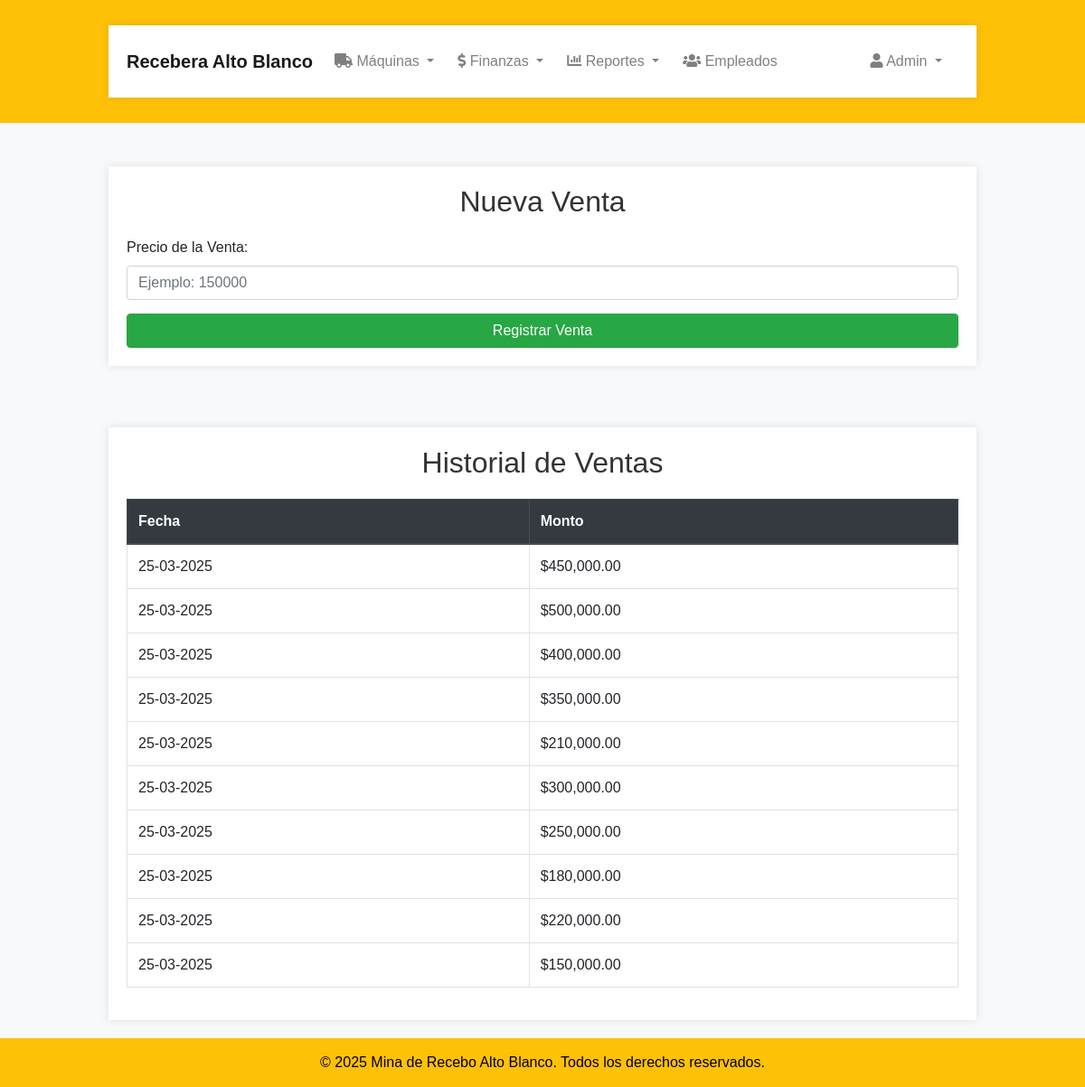
Screenshot of /nueva_venta.php (signed in) with the database file from the repository.
### tables this page shows
CREATE TABLE `ingresos` (
  `id` int(11) NOT NULL,
  `monto` decimal(10,2) NOT NULL,
  `fecha` timestamp NOT NULL DEFAULT current_timestamp()
);

### nueva_venta.php (the view, shortened to what this page needs)
<?php
$config = include 'config.php';
try {
    $conexion = new PDO(
        'mysql:host=' . $config['db']['host'] . ';dbname=' . $config['db']['dbname'],
        $config['db']['user'],
        $config['db']['pass'],
        $config['db']['options']
    );
    $stmt = $conexion->query("SELECT * FROM ingresos ORDER BY fecha DESC");
    $ingresos = $stmt->fetchAll();
} catch (PDOException $error) {
    echo "Error: " . $error->getMessage();
}
?>
<?php include 'templates/header.php'; ?>
<div class="container mt-5">
    <h2 class="text-center">Nueva Venta</h2>
    <form action="procesar_venta.php" method="POST">
        <div class="form-group">
            <label for="monto">Precio de la Venta:</label>
            <input type="number" step="0.01" name="monto" class="form-control" placeholder="Ejemplo: 150000" required>
        </div>
        <button type="submit" class="btn btn-success btn-block">Registrar Venta</button>
    </form>
</div>
<div class="container mt-5">
    <h2 class="text-center">Historial de Ventas</h2>
    <table class="table table-bordered">
        <thead class="thead-dark">
            <tr>
                <th>Fecha</th>
                <th>Monto</th>
            </tr>
        </thead>
        <tbody>
            <?php foreach ($ingresos as $ingreso): ?>
                <tr>
                    <td><?php echo date("d-m-Y", strtotime($ingreso['fecha'])); ?></td>
                    <td>$<?php echo number_format($ingreso['monto'], 2); ?></td>
                </tr>
            <?php endforeach; ?>
        </tbody>
    </table>
</div>
<?php include 'templates/footer.php'; ?>

### css/style.css (style rules this page uses)
body { font-family: Arial, sans-serif; background-color: #f8f9fa; margin: 0; padding: 0; }
.container { margin: 20px auto; max-width: 960px; padding: 20px; background: #fff; box-shadow: 0 0 10px rgba(0,0,0,0.1); }
h2 { margin-bottom: 20px; color: #333; }
.form-group { margin-bottom: 15px; }
.btn { margin-top: 10px; }
.table { margin-top: 20px; }

### templates/footer.php (style rules this page uses)
html, body { height: 100%; margin: 0; display: flex; flex-direction: column; }

### rows the page displays
ingresos: fecha "25-03-2025", monto "450,000.00"
ingresos: fecha "25-03-2025", monto "500,000.00"
ingresos: fecha "25-03-2025", monto "400,000.00"
ingresos: fecha "25-03-2025", monto "350,000.00"
ingresos: fecha "25-03-2025", monto "210,000.00"
ingresos: fecha "25-03-2025", monto "300,000.00"
ingresos: fecha "25-03-2025", monto "250,000.00"
ingresos: fecha "25-03-2025", monto "180,000.00"
ingresos: fecha "25-03-2025", monto "220,000.00"
ingresos: fecha "25-03-2025", monto "150,000.00"

### other values shown
$_SESSION['nombre'] "Admin"
